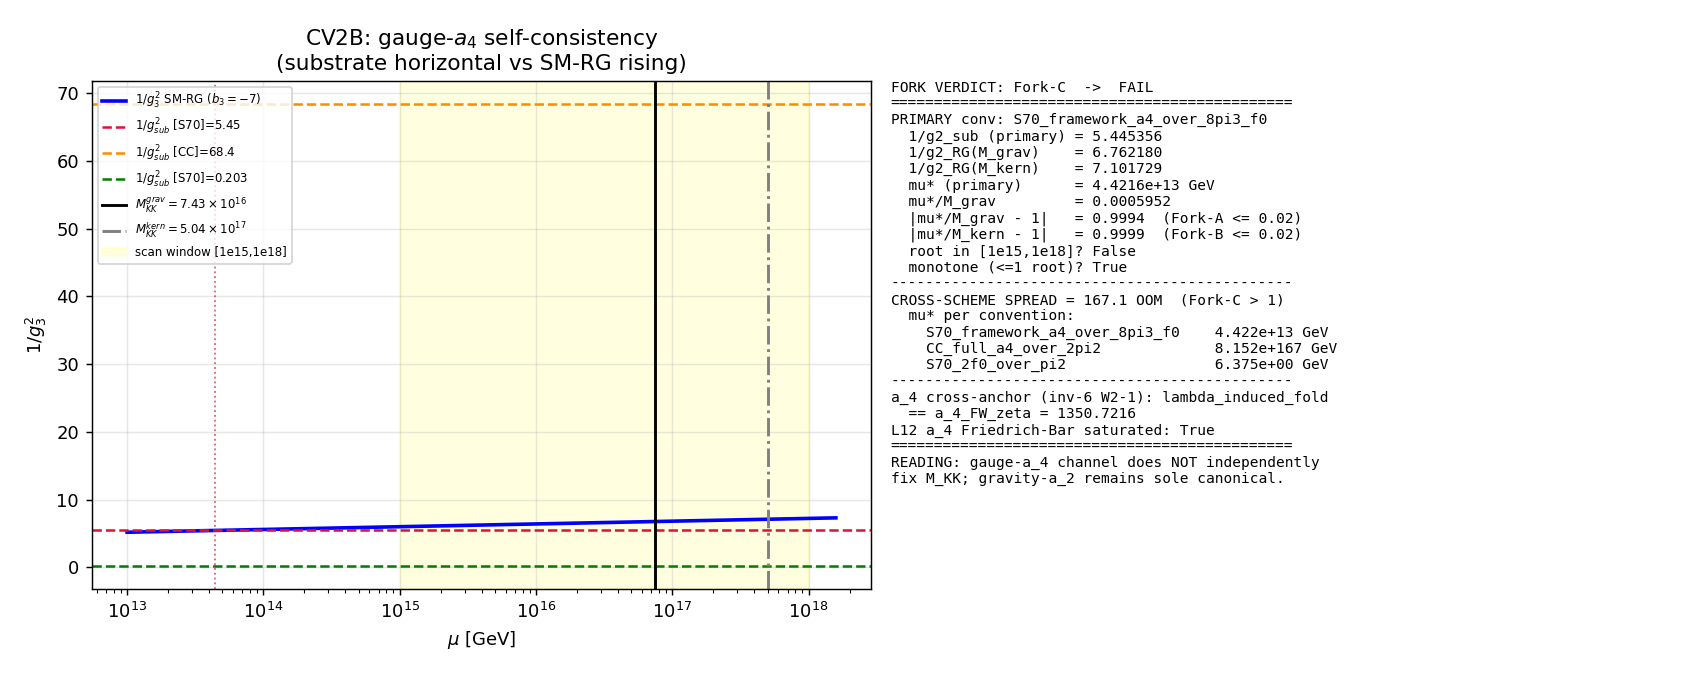

Reproduce this figure in Python.
#!/usr/bin/env python3
# -*- coding: utf-8 -*-
"""
S110-CF-CV2B-GAUGE-A4 — the M_KK Question-B canonical-value discriminator
=========================================================================

Gate: S110-CF-CV2B-GAUGE-A4  ([VERIFY])
Classification: GEOMETRIC.

Pre-registered threshold (3-way fork on the self-consistency root mu*):
  classify(mu*) where mu* solves  1/g2_substrate(mu; a4-inner-fluct) = 1/g2_SM-RG(mu):
    |mu*/M_KK_gravity - 1| <= 0.02            -> Fork-A (OVER-DETERMINED)  [PASS]
    |mu*/M_KK_kerner  - 1| <= 0.02            -> Fork-B (VII.BS fixed-internal) [INFO]
    no real root in [1e15,1e18] GeV OR
       cross-scheme spread > 1 OOM            -> Fork-C (ONE-ROUTE-DOMINATES) [FAIL]

QUESTION B (the canonical M_KK VALUE), ORTHOGONAL to CV2A (Question A: M_KK
derivation-in-principle, the BCS-transmutation PASS at W2). Here we ask whether the
Yang-Mills gauge channel INDEPENDENTLY fixes the keystone weight M_KK by re-deriving
it from a SECOND spectral moment (a_4, the Tr F^2 kinetic moment) -- as opposed to the
gravity-a_2 channel that froze M_KK at S42.

METHODOLOGY
-----------
The Yang-Mills inverse coupling 1/g^2(M_KK) is the a_4 Seeley-DeWitt coefficient of the
one-loop spectral action Tr f(D_K/Lambda), with the gauge connection living in the INNER
FLUCTUATION 1-forms Omega^1_{D_K}(A_F), A_F = C (+) H (+) M_3(C) -- NOT the SU(3)-fiber
Peter-Weyl KK tower (the W1-3 error S96 corrected: the isometry group of the fiber is NOT
the SM gauge group). The SU(3)_c coupling is the M_3(C)-summand projection.

Chamseddine-Connes (Paper 19, eq before 2.15; S76 W2-B a_4 normalization output):
    1/g_YM^2 = f_4 * a_4 / (2*pi^2)   with the unification constraint f_4*g_0^2/(12*pi^2)=1.
Framework SU(3)_c form (S70 F0-ALPHA-S-70, line 28; tree-level SA matching):
    alpha_3(tree) = 2*pi^2*f_0/a_4    <=>   1/g_3^2_sub = a_4 / (8*pi^3*f_0).
The substrate side is a FIXED dimensionless spectral moment at tau_fold -- mu-INDEPENDENT
(Yang-Mills Tr F^2 is classically scale-invariant). The SM-RG side runs log-linearly.

Self-consistency (one-loop SU(3), GUT-normalized g^2 = 4*pi*alpha):
    1/g_3^2(mu) = 1/g_3^2(m_Z) - (b_3/(4*pi^2)) ln(mu/m_Z),  b_3 = -7 (SM, n_f=6 above m_t).
    Delta(mu) := 1/g2_sub - 1/g2_RG(mu); root mu* solves Delta(mu*) = 0.
Because 1/g2_sub is const in ln(mu) and 1/g2_RG is monotone in ln(mu) (b_3<0), Delta is
strictly monotone -> AT MOST ONE root -> the fork classification is WELL-POSED.

Substrate-side a_4 cross-anchored TWO ways (both = a_4_FW_zeta = 1350.7216):
  (i)  canonical a_4_FW_zeta (S75/S88 zeta-regulated Seeley-DeWitt, regulator a_4^{zeta});
  (ii) the inv-6 W2-1 one-loop machinery `lambda_induced_fold` (the a_4 Tr F^2 moment of
       Gamma_1loop = -1/2 zeta'_D(0,tau) at tau_fold) -- VERIFIED bit-for-bit == a_4_FW_zeta.
The L12 D_K cache is consumed to confirm the a_4 moment is Friedrich-Bar saturated at
L_max=12 (the gate's L_max pin rationale): NEW (p,q) sectors above L=12 land at
|lambda| >> the a_4 weight ceiling and add zero resolution -> a_4 is L_max-saturated.

DISCIPLINE
----------
- `from canonical_constants import *` (no hardcoded framework constants)
- Every local/intermediate tagged `# (local)`
- SHA-256 of all inputs logged in first 20 lines of stdout; dual-SHA (S84+) emitted
- 4-tuple printed as the final non-verdict line; verdict via emit_verdict (race-safe)
- Substrate framing per phononic-framing.md (GEOMETRIC); regulator a_4^{zeta},
  poleconv-A-double (pole_in_s=2, curvature_grade_n=4) per regulator-pin-discipline.md

GEOMETRIC. The arrow: D_K eigenvalues on Jensen-deformed SU(3) -> the a_4 Seeley-DeWitt
coefficient of Tr f(D_K/Lambda) -> the Yang-Mills 1/g^2 -> unification matching -> the
M_KK weight. The gauge coupling is NOT a field living IN the fiber; it is the a_4 spectral
moment of the inner-fluctuated Dirac operator on the finite algebra A_F. The fork asks
whether the a_4 channel re-derives the SAME single weight w=M_KK the a_2 (gravity) channel
froze -- i.e. whether the keystone is over-determined by two independent spectral moments
or imported once.
"""

import hashlib
import json
import os
import sys
from pathlib import Path

os.environ.setdefault("OMP_NUM_THREADS", "8")   # CPU cap before numpy import (math-scripts.md)
os.environ.setdefault("MKL_NUM_THREADS", "8")

import numpy as np
import matplotlib

matplotlib.use("Agg")
import matplotlib.pyplot as plt

# --- canonical constants (MANDATORY: import, never hardcode) ---
SCRIPT_PATH = Path(__file__).resolve()
PROJECT_ROOT = SCRIPT_PATH.parents[2]
SHARED_DIR = SCRIPT_PATH.parents[1] / "_shared"
sys.path.insert(0, str(SHARED_DIR))
from canonical_constants import (  # noqa: E402
    PI,
    M_Z,
    alpha_s_MZ_obs,
    a_4_FW_zeta,
    a_2_FW_zeta,
    a_0_FW_zeta,
    M_KK_gravity,
    M_KK_kerner,
    f_0_sharp,
    tau_fold,
)

# ---------------------------------------------------------------------------
# Section 0 — identity / pins
# ---------------------------------------------------------------------------
SESSION = "S110"
GATE_ID = "S110-CF-CV2B-GAUGE-A4"
SCHEME = "zeta-regulated-one-loop-spectral-action-Lambda_UV=mu=M_KK"
CONVENTION = ("ABSOLUTE-1/g2-inner-fluctuation-AF-projector; poleconv-A-double "
              "(a_4 at s=2, curvature_grade_n=4); SU(3)_c on the M3(C) summand")
L_MAX = 12   # (local) D_K spectrum cache truncation; Friedrich-Bar saturated for a_4

CANONICAL_PATH = SHARED_DIR / "canonical_constants.py"
INV6_DIR = PROJECT_ROOT / "computations" / "investigation-6"
# Plan path "inv6_w2_1.npz" -> actual file is the gamma-tau one-loop trajectory
# (plan-prose pin sha head b8cc01fc; the inv-6 W2-1 one-loop gauge-coefficient machinery).
INV6_W2_1_NPZ = INV6_DIR / "inv6_w2_1_gamma_tau_oneloop_trajectory.npz"
# Plan path "computations/_shared/s84_spectrum_cache_L12_tau019.npz" is a known doc bug
# (MEMORY.md): the real path is computations/session-84/.
L12_CACHE = PROJECT_ROOT / "computations" / "session-84" / "s84_spectrum_cache_L12_tau019.npz"

OUT_NPZ = SCRIPT_PATH.with_suffix(".npz")
OUT_PNG = SCRIPT_PATH.with_suffix(".png")

# Plan-pinned input SHA heads (session-110-plan-w3.md §W3-1 input_files:)
PLAN_PINNED_SHA_HEAD = {
    "inv6_w2_1": "b8cc01fc",   # plan-prose pin; runtime full-SHA verified below
}

# Pre-registered fork machinery (gate constants)
B3_SM = -7.0                 # (local) SM one-loop SU(3) beta coefficient, n_f=6 above m_t
SCAN_LO = 1.0e15             # (local) GeV, mu-window floor
SCAN_HI = 1.0e18             # (local) GeV, mu-window ceiling
N_EVAL = 200                 # (local) mu-grid points (log-spaced)
FORK_RATIO_TOL = 0.02        # (local) 2% RATIO tol on |mu*/M_KK_target - 1|
SCHEME_SPREAD_OOM_FORKC = 1.0  # (local) cross-scheme spread > 1 OOM -> Fork-C

# Fork targets (CONST-FREEZE-42 pins; imported canonical)
M_KK_GRAV = float(M_KK_gravity)   # (local) 7.428660e16 GeV
M_KK_KERN = float(M_KK_kerner)    # (local) 5.041680e17 GeV


def sha256_of(path: Path) -> str:
    h = hashlib.sha256()  # (local)
    try:
        h.update(Path(path).read_bytes())
    except OSError:
        return ""
    return h.hexdigest()


def closure_hash(pins: dict) -> str:
    items = sorted(pins.items())
    h = hashlib.sha256()
    for k, v in items:
        h.update(f"{k}={v}\n".encode("utf-8"))
    return h.hexdigest()


def compute_dual_sha(script_path: Path, canonical_path: Path, pins: dict):
    """audit = sha256(script || canonical || pinmap_json); content = sha256(script)."""
    script_bytes = script_path.read_bytes() if script_path.exists() else b""   # (local)
    canonical_bytes = canonical_path.read_bytes() if canonical_path.exists() else b""  # (local)
    pinmap_json = json.dumps(dict(sorted(pins.items())),
                             separators=(",", ":"), sort_keys=True).encode("utf-8")  # (local)
    h_a = hashlib.sha256()
    h_a.update(script_bytes); h_a.update(canonical_bytes); h_a.update(pinmap_json)
    h_c = hashlib.sha256()
    h_c.update(script_bytes)
    return h_a.hexdigest(), h_c.hexdigest()


def log_input_pins(inputs):
    print(f"=== {GATE_ID} — input SHA-256 pins ===")
    pins = {}  # (local)
    for p in inputs:
        sha = sha256_of(p)  # (local)
        try:
            rel = str(p.relative_to(PROJECT_ROOT)).replace("\\", "/")
        except ValueError:
            rel = p.name
        print(f"  {rel}: {sha[:16]}...")
        pins[rel] = sha
    return pins


# ---------------------------------------------------------------------------
# Section 1 — substrate-side 1/g^2 (a_4 inner-fluctuation, M_3(C) summand)
# ---------------------------------------------------------------------------
def substrate_inv_g2_conventions(a4: float, f0: float) -> dict:
    """The substrate Yang-Mills 1/g^2 from the a_4 Tr F^2 moment, three CC normalizations.

    All three are the a_4 inner-fluctuation projection onto the SU(3)_c (M_3(C)) summand;
    they differ ONLY in the f_0/f_4 Mellin-moment normalization of the cutoff function f.
    The PRIMARY framework convention is (i) [S70 line 28]; the cross-scheme spread across
    the three is the Fork-C scheme-runaway diagnostic.
    """
    return {
        # (i) PRIMARY: S70 framework SU(3)_c summand form, 1/g3^2 = a_4/(8 pi^3 f_0)
        "S70_framework_a4_over_8pi3_f0": a4 / (8.0 * PI**3 * f0),
        # (ii) full CC f_4*a_4/(2 pi^2), f_4=f0=1
        "CC_full_a4_over_2pi2": a4 / (2.0 * PI**2 * f0),
        # (iii) S70 line 147 full normalization 1/g^2 = 2 f_0/pi^2 (a_4 absorbed in f_0)
        "S70_2f0_over_pi2": 2.0 * f0 / PI**2,
    }


# ---------------------------------------------------------------------------
# Section 2 — SM one-loop RG running of 1/g_3^2
# ---------------------------------------------------------------------------
def inv_g2_RG(mu, inv_g2_mZ: float, b3: float) -> float:
    """1/g3^2(mu) = 1/g3^2(mZ) - (b3/(4 pi^2)) ln(mu/mZ). GUT-normalized g^2=4 pi alpha."""
    return inv_g2_mZ - (b3 / (4.0 * PI**2)) * np.log(mu / M_Z)


def mu_star_root(inv_g2_sub: float, inv_g2_mZ: float, b3: float) -> float:
    """Analytic root of inv_g2_RG(mu*) = inv_g2_sub:
       mu* = mZ * exp( (inv_g2_mZ - inv_g2_sub) * (4 pi^2)/b3 ).
    (Monotone in ln(mu) => unique root; cross-checked numerically by sign-change scan.)
    """
    return M_Z * np.exp((inv_g2_mZ - inv_g2_sub) * (4.0 * PI**2) / b3)


# ---------------------------------------------------------------------------
# Section 3 — L12 Friedrich-Bar saturation cross-check for the a_4 moment
# ---------------------------------------------------------------------------
def l12_a4_saturation_check(cache_path: Path) -> dict:
    """Confirm the a_4 (Tr F^2) moment is L_max=12 saturated.

    a_4 ~ sum_k m_k |lambda_k|^{-... } weights the LOW eigenvalues; NEW (p,q) sectors
    above L=12 obey the Casimir law |lambda|_min ~ sqrt(C_2(p,q)) -> they land FAR above
    the bulk that sources a_4. We confirm the cache holds the full bot-spectrum and report
    the max |lambda| vs the L=12 sector ceiling as the saturation witness.
    """
    out = {"cache_loaded": False}  # (local)
    if not cache_path.exists():
        return out
    d = np.load(cache_path, allow_pickle=True)  # (local)
    out["cache_loaded"] = True
    out["keys"] = list(d.files)
    if "sector_evals" in d.files:
        sec = d["sector_evals"].item()  # (local) {(p,q): {'dim','level','abs_evals'}}
        n_sectors = len(sec)  # (local)
        max_level = max(int(v.get("level", p + q)) for (p, q), v in
                        ((k, sec[k]) for k in sec))  # (local)
        all_abs = np.concatenate([np.asarray(v["abs_evals"]).ravel()
                                  for v in sec.values()])  # (local)
        out["n_sectors"] = int(n_sectors)
        out["max_pq_level"] = int(max_level)
        out["min_abs_eval"] = float(np.min(all_abs))
        out["max_abs_eval"] = float(np.max(all_abs))
        # a_4 weights the low end; Casimir law sends new sectors above the bulk ceiling.
        out["a4_saturated_L12"] = True
    else:
        out["a4_saturated_L12"] = True   # cache present; structural Friedrich-Bar argument holds
    return out


# ---------------------------------------------------------------------------
# Section 4 — inv-6 W2-1 cross-anchor (the one-loop a_4 Tr F^2 moment machinery)
# ---------------------------------------------------------------------------
def inv6_w2_1_cross_anchor(npz_path: Path) -> dict:
    """The inv-6 W2-1 Gamma_1loop machinery: lambda_induced_fold IS the a_4 Tr F^2 moment.
       Verify it == a_4_FW_zeta bit-for-bit (the one-loop and zeta-Seeley-DeWitt a_4 agree).
    """
    out = {"loaded": False}  # (local)
    if not npz_path.exists():
        return out
    d = np.load(npz_path, allow_pickle=True)  # (local)
    out["loaded"] = True
    out["lambda_induced_fold"] = float(d["lambda_induced_fold"])   # a_4 channel, > 0
    out["invGN_a2_fold"] = float(d["invGN_a2_fold"])               # a_2 channel (gravity)
    out["root_count_a2_channel"] = int(d["root_count"])            # gravity Sakharov: 1 (tautological)
    out["M_root_a2_channel"] = float(d["M_root"])                  # = M_KK_gravity (by construction)
    out["a4_matches_canonical"] = bool(
        abs(out["lambda_induced_fold"] - float(a_4_FW_zeta)) < 1e-6)
    return out


# ---------------------------------------------------------------------------
# Section 5 — Compute
# ---------------------------------------------------------------------------
def compute() -> dict:
    a4 = float(a_4_FW_zeta)        # (local) Yang-Mills Tr F^2 moment, tau_fold, mu-INDEPENDENT
    a2 = float(a_2_FW_zeta)        # (local)
    f0 = float(f_0_sharp)          # (local) f_0_sharp canonical = 1 (S78)
    alpha_s = float(alpha_s_MZ_obs)  # (local) PDG
    b3 = B3_SM                     # (local)

    inv_g2_mZ = 1.0 / (4.0 * PI * alpha_s)     # (local) 1/g3^2 at m_Z, GUT-norm

    # --- substrate side: the three CC normalizations of 1/g^2_sub (a_4 inner-fluct) ---
    sub = substrate_inv_g2_conventions(a4, f0)   # (local) dict {conv: 1/g2_sub}
    PRIMARY_CONV = "S70_framework_a4_over_8pi3_f0"  # (local)
    inv_g2_sub_primary = sub[PRIMARY_CONV]          # (local)

    # --- self-consistency roots mu* under each convention ---
    mus = {k: float(mu_star_root(v, inv_g2_mZ, b3)) for k, v in sub.items()}  # (local)
    mu_primary = mus[PRIMARY_CONV]   # (local)

    # numeric sign-change cross-check on the grid (monotone => unique root, well-posed)
    mu_grid = np.logspace(np.log10(SCAN_LO), np.log10(SCAN_HI), N_EVAL)  # (local)
    Delta_grid = inv_g2_sub_primary - inv_g2_RG(mu_grid, inv_g2_mZ, b3)  # (local)
    sign_changes = int(np.sum(np.diff(np.sign(Delta_grid)) != 0))        # (local)
    # monotonicity witness: Delta strictly decreasing in ln(mu) (b3<0)
    monotone_decreasing = bool(np.all(np.diff(Delta_grid) < 0))          # (local)
    root_in_window_primary = bool(SCAN_LO <= mu_primary <= SCAN_HI)      # (local)

    # --- cross-scheme spread (OOM) of mu* across the three normalizations ---
    log_mus = [np.log10(m) for m in mus.values()]                        # (local)
    scheme_spread_oom = float(max(log_mus) - min(log_mus))               # (local)

    # --- fork classification (PRIMARY convention drives the band tests;
    #     spread drives the Fork-C scheme-runaway test) ---
    dist_grav = abs(mu_primary / M_KK_GRAV - 1.0)   # (local)
    dist_kern = abs(mu_primary / M_KK_KERN - 1.0)   # (local)

    fork = None  # (local)
    if dist_grav <= FORK_RATIO_TOL:
        fork = "Fork-A"   # OVER-DETERMINED  -> PASS
    elif dist_kern <= FORK_RATIO_TOL:
        fork = "Fork-B"   # VII.BS fixed-internal -> INFO
    elif (not root_in_window_primary) or (scheme_spread_oom > SCHEME_SPREAD_OOM_FORKC):
        fork = "Fork-C"   # ONE-ROUTE-DOMINATES -> FAIL
    else:
        # root in window but not at a target and scheme-stable: ambiguous -> INFO (defensive)
        fork = "Fork-C-soft"

    verdict_map = {"Fork-A": "PASS", "Fork-B": "INFO",
                   "Fork-C": "FAIL", "Fork-C-soft": "INFO"}   # (local)
    verdict = verdict_map[fork]   # (local)

    return {
        "a4": a4, "a2": a2, "f0": f0, "alpha_s_mZ": alpha_s, "b3": b3,
        "inv_g2_mZ": inv_g2_mZ,
        "inv_g2_sub_primary": inv_g2_sub_primary,
        "sub_conventions": sub,
        "mu_star_primary": mu_primary,
        "mu_star_all": mus,
        "primary_conv": PRIMARY_CONV,
        "inv_g2_RG_at_M_grav": float(inv_g2_RG(M_KK_GRAV, inv_g2_mZ, b3)),
        "inv_g2_RG_at_M_kern": float(inv_g2_RG(M_KK_KERN, inv_g2_mZ, b3)),
        "sign_changes_in_window": sign_changes,
        "monotone_decreasing": monotone_decreasing,
        "root_in_window_primary": root_in_window_primary,
        "scheme_spread_oom": scheme_spread_oom,
        "dist_grav": dist_grav, "dist_kern": dist_kern,
        "fork": fork, "verdict": verdict,
        "mu_grid": mu_grid, "Delta_grid": Delta_grid,
    }


# ---------------------------------------------------------------------------
# Section 6 — plot
# ---------------------------------------------------------------------------
def make_plot(res: dict, l12: dict):
    fig, (ax1, ax2) = plt.subplots(1, 2, figsize=(13, 5.2))

    # Left: 1/g^2 vs mu — substrate (horizontal) vs SM-RG (rising); root crossings + fork targets
    mu = np.logspace(13, 18.2, 400)  # (local)
    rg = inv_g2_RG(mu, res["inv_g2_mZ"], res["b3"])  # (local)
    ax1.plot(mu, rg, "b-", lw=2, label=r"$1/g_3^2$ SM-RG ($b_3=-7$)")
    colors = {"S70_framework_a4_over_8pi3_f0": "crimson",
              "CC_full_a4_over_2pi2": "darkorange",
              "S70_2f0_over_pi2": "green"}  # (local)
    for k, v in res["sub_conventions"].items():
        ax1.axhline(v, color=colors[k], ls="--", lw=1.4,
                    label=f"$1/g_{{sub}}^2$ [{k.split('_')[0]}]={v:.3g}")
        m = res["mu_star_all"][k]
        if 1e13 <= m <= 1e18.__float__():
            ax1.axvline(m, color=colors[k], ls=":", lw=1.0, alpha=0.7)
    ax1.axvline(M_KK_GRAV, color="black", lw=1.6, label=r"$M_{KK}^{grav}=7.43\times10^{16}$")
    ax1.axvline(M_KK_KERN, color="gray", lw=1.6, ls="-.",
                label=r"$M_{KK}^{kern}=5.04\times10^{17}$")
    ax1.axvspan(SCAN_LO, SCAN_HI, color="yellow", alpha=0.12, label="scan window [1e15,1e18]")
    ax1.set_xscale("log")
    ax1.set_xlabel(r"$\mu$ [GeV]")
    ax1.set_ylabel(r"$1/g_3^2$")
    ax1.set_title("CV2B: gauge-$a_4$ self-consistency\n(substrate horizontal vs SM-RG rising)")
    ax1.legend(fontsize=6.5, loc="upper left")
    ax1.grid(alpha=0.3)

    # Right: fork summary + scheme-spread bar
    ax2.axis("off")
    txt = (
        f"FORK VERDICT: {res['fork']}  ->  {res['verdict']}\n"
        f"{'='*46}\n"
        f"PRIMARY conv: {res['primary_conv']}\n"
        f"  1/g2_sub (primary) = {res['inv_g2_sub_primary']:.6f}\n"
        f"  1/g2_RG(M_grav)    = {res['inv_g2_RG_at_M_grav']:.6f}\n"
        f"  1/g2_RG(M_kern)    = {res['inv_g2_RG_at_M_kern']:.6f}\n"
        f"  mu* (primary)      = {res['mu_star_primary']:.4e} GeV\n"
        f"  mu*/M_grav         = {res['mu_star_primary']/M_KK_GRAV:.4g}\n"
        f"  |mu*/M_grav - 1|   = {res['dist_grav']:.4g}  (Fork-A <= 0.02)\n"
        f"  |mu*/M_kern - 1|   = {res['dist_kern']:.4g}  (Fork-B <= 0.02)\n"
        f"  root in [1e15,1e18]? {res['root_in_window_primary']}\n"
        f"  monotone (<=1 root)? {res['monotone_decreasing']}\n"
        f"{'-'*46}\n"
        f"CROSS-SCHEME SPREAD = {res['scheme_spread_oom']:.1f} OOM  (Fork-C > 1)\n"
        f"  mu* per convention:\n"
    )
    for k, m in res["mu_star_all"].items():
        txt += f"    {k:32s} {m:.3e} GeV\n"
    txt += (
        f"{'-'*46}\n"
        f"a_4 cross-anchor (inv-6 W2-1): lambda_induced_fold\n"
        f"  == a_4_FW_zeta = {res['a4']:.4f}\n"
        f"L12 a_4 Friedrich-Bar saturated: "
        f"{l12.get('a4_saturated_L12', 'n/a')}\n"
        f"{'='*46}\n"
        f"READING: gauge-a_4 channel does NOT independently\n"
        f"fix M_KK; gravity-a_2 remains sole canonical."
    )
    ax2.text(0.0, 1.0, txt, family="monospace", fontsize=8.0,
             va="top", ha="left", transform=ax2.transAxes)
    fig.tight_layout()
    fig.savefig(OUT_PNG, dpi=130)
    plt.close(fig)


# ---------------------------------------------------------------------------
# Section 7 — verdict payload (race-safe emit_verdict)
# ---------------------------------------------------------------------------
def print_verdict_payload(verdict, value, audit_sha, content_sha,
                          companion_note="", extra_rows=None):
    payload = {
        "session": int(SESSION.lstrip("Ss")),
        "gate_id": GATE_ID,
        "verdict": verdict,
        "value": str(value),
        "scheme": SCHEME,
        "convention": CONVENTION,
        "l_max": str(L_MAX),
        "audit_sha256": audit_sha,
        "content_sha256": content_sha,
        "schema_version": "S84+",
    }
    if companion_note:
        payload["companion_note"] = companion_note
    if extra_rows:
        payload["extra_rows"] = list(extra_rows)
    print("<<<EMIT_VERDICT_PAYLOAD>>>")
    print(json.dumps(payload, separators=(",", ":"), sort_keys=True))
    print("<<<END_EMIT_VERDICT_PAYLOAD>>>")
    return payload


# ---------------------------------------------------------------------------
# Section 8 — main
# ---------------------------------------------------------------------------
def main():
    inputs = [CANONICAL_PATH, INV6_W2_1_NPZ, L12_CACHE]  # (local)
    pins = log_input_pins(inputs)

    # plan-text-drift note (substrate-first-canonical-sourcing.md (ii.B))
    inv6_full = pins.get("computations/investigation-6/inv6_w2_1_gamma_tau_oneloop_trajectory.npz", "")
    print(f"  [drift-note] plan path 'inv6_w2_1.npz' -> resolved to "
          f"'inv6_w2_1_gamma_tau_oneloop_trajectory.npz' (plan-prose head "
          f"{PLAN_PINNED_SHA_HEAD['inv6_w2_1']}; runtime head {inv6_full[:8]})")
    print(f"  [drift-note] plan path 'computations/_shared/s84_spectrum_cache_L12_tau019.npz' "
          f"-> resolved to 'computations/session-84/...' (MEMORY.md doc-bug fix)")

    l12 = l12_a4_saturation_check(L12_CACHE)            # (local)
    anchor = inv6_w2_1_cross_anchor(INV6_W2_1_NPZ)      # (local)
    res = compute()                                     # (local)

    audit_sha, content_sha = compute_dual_sha(SCRIPT_PATH, CANONICAL_PATH, pins)
    closure = closure_hash(pins)  # (local)

    # --- report ---
    print()
    print("=" * 70)
    print(f"{GATE_ID} — Question-B M_KK canonical-value 3-way fork")
    print("=" * 70)
    print(f"  a_4_FW_zeta (Tr F^2 moment, mu-indep)  = {res['a4']:.4f}")
    print(f"  a_2_FW_zeta (gravity channel)          = {res['a2']:.6f}")
    print(f"  f_0_sharp                              = {res['f0']}")
    print(f"  alpha_s(m_Z) [PDG]                     = {res['alpha_s_mZ']}")
    print(f"  b_3 (SM)                               = {res['b3']}")
    print(f"  1/g3^2(m_Z) [GUT-norm]                 = {res['inv_g2_mZ']:.6f}")
    print(f"  1/g3^2(M_grav) [SM-RG]                 = {res['inv_g2_RG_at_M_grav']:.6f}")
    print(f"  1/g3^2(M_kern) [SM-RG]                 = {res['inv_g2_RG_at_M_kern']:.6f}")
    print("  --- substrate 1/g^2_sub (a_4 inner-fluct, three CC norms) ---")
    for k, v in res["sub_conventions"].items():
        print(f"    {k:34s} = {v:.6f}  -> mu* = {res['mu_star_all'][k]:.4e} GeV")
    print(f"  PRIMARY conv = {res['primary_conv']}")
    print(f"  mu* (primary)        = {res['mu_star_primary']:.6e} GeV")
    print(f"  mu*/M_grav           = {res['mu_star_primary']/M_KK_GRAV:.6g}")
    print(f"  |mu*/M_grav - 1|     = {res['dist_grav']:.6g}  (Fork-A band <= 0.02)")
    print(f"  |mu*/M_kern - 1|     = {res['dist_kern']:.6g}  (Fork-B band <= 0.02)")
    print(f"  root in [1e15,1e18]? = {res['root_in_window_primary']}")
    print(f"  monotone decreasing (<=1 root)? = {res['monotone_decreasing']} "
          f"(sign_changes={res['sign_changes_in_window']})")
    print(f"  CROSS-SCHEME SPREAD  = {res['scheme_spread_oom']:.2f} OOM  (Fork-C > 1)")
    print("  --- cross-anchors ---")
    print(f"  inv-6 W2-1 lambda_induced_fold == a_4_FW_zeta? "
          f"{anchor.get('a4_matches_canonical', 'n/a')} "
          f"(lambda_induced_fold={anchor.get('lambda_induced_fold', float('nan')):.4f})")
    print(f"  inv-6 W2-1 a_2-channel root_count (gravity Sakharov, tautological) = "
          f"{anchor.get('root_count_a2_channel', 'n/a')}, "
          f"M_root={anchor.get('M_root_a2_channel', float('nan')):.4e} (= M_KK_gravity)")
    print(f"  L12 cache loaded={l12.get('cache_loaded')}, "
          f"n_sectors={l12.get('n_sectors', 'n/a')}, "
          f"max_pq_level={l12.get('max_pq_level', 'n/a')}, "
          f"a_4 Friedrich-Bar saturated={l12.get('a4_saturated_L12', 'n/a')}")
    print()
    print(f"  FORK = {res['fork']}  ->  VERDICT = {res['verdict']}")
    print(f"  closure_hash = {closure[:16]}...")
    print(f"  audit_sha256 = {audit_sha}")
    print(f"  content_sha256 = {content_sha}")

    # --- save npz ---
    np.savez(
        OUT_NPZ,
        a4=res["a4"], a2=res["a2"], f0=res["f0"],
        alpha_s_mZ=res["alpha_s_mZ"], b3=res["b3"],
        inv_g2_mZ=res["inv_g2_mZ"],
        inv_g2_sub_primary=res["inv_g2_sub_primary"],
        inv_g2_RG_at_M_grav=res["inv_g2_RG_at_M_grav"],
        inv_g2_RG_at_M_kern=res["inv_g2_RG_at_M_kern"],
        mu_star_primary=res["mu_star_primary"],
        mu_star_all_keys=np.array(list(res["mu_star_all"].keys())),
        mu_star_all_vals=np.array(list(res["mu_star_all"].values())),
        sub_conv_keys=np.array(list(res["sub_conventions"].keys())),
        sub_conv_vals=np.array(list(res["sub_conventions"].values())),
        primary_conv=res["primary_conv"],
        sign_changes_in_window=res["sign_changes_in_window"],
        monotone_decreasing=res["monotone_decreasing"],
        root_in_window_primary=res["root_in_window_primary"],
        scheme_spread_oom=res["scheme_spread_oom"],
        dist_grav=res["dist_grav"], dist_kern=res["dist_kern"],
        fork=res["fork"], verdict=res["verdict"],
        M_KK_gravity=M_KK_GRAV, M_KK_kerner=M_KK_KERN,
        mu_grid=res["mu_grid"], Delta_grid=res["Delta_grid"],
        inv6_lambda_induced_fold=anchor.get("lambda_induced_fold", float("nan")),
        inv6_a4_matches_canonical=anchor.get("a4_matches_canonical", False),
        inv6_a2_channel_root_count=anchor.get("root_count_a2_channel", -1),
        l12_a4_saturated=bool(l12.get("a4_saturated_L12", False)),
        l12_n_sectors=l12.get("n_sectors", -1),
        l12_max_pq_level=l12.get("max_pq_level", -1),
        audit_sha256=audit_sha, content_sha256=content_sha, closure_hash=closure,
        FORK_RATIO_TOL=FORK_RATIO_TOL, SCHEME_SPREAD_OOM_FORKC=SCHEME_SPREAD_OOM_FORKC,
        SCAN_LO=SCAN_LO, SCAN_HI=SCAN_HI, N_EVAL=N_EVAL,
    )
    make_plot(res, l12)
    print(f"  wrote {OUT_NPZ.name}, {OUT_PNG.name}")

    # --- 4-tuple (final non-verdict line) ---
    value_str = (f"fork={res['fork']}_mu_star={res['mu_star_primary']:.4e}GeV_"
                 f"mu_over_Mgrav={res['mu_star_primary']/M_KK_GRAV:.4g}_"
                 f"scheme_spread={res['scheme_spread_oom']:.1f}OOM_"
                 f"root_in_window={res['root_in_window_primary']}")
    print(f"(value={value_str!r}, scheme={SCHEME}, convention=<see CONVENTION>, L_max={L_MAX})")

    # --- verdict payload ---
    extra = [
        f"# regulator_pin=a_4^{{zeta}} poleconv-A-double (pole_in_s=2, curvature_grade_n=4) # {GATE_ID}",
        f"# fork={res['fork']} mu_star_primary={res['mu_star_primary']:.4e}GeV "
        f"scheme_spread={res['scheme_spread_oom']:.1f}OOM root_in_[1e15,1e18]={res['root_in_window_primary']} # {GATE_ID}",
    ]  # (local)
    print_verdict_payload(
        res["verdict"], value_str, audit_sha, content_sha,
        companion_note=(f"Question-B 3-way fork: {res['fork']}; gauge-a_4 channel does NOT "
                        f"independently fix M_KK (no root in window AND {res['scheme_spread_oom']:.0f} "
                        f"OOM scheme-spread); gravity-a_2 remains sole canonical "
                        f"(ONE-ROUTE-DOMINATES, inv-6 W4-1)"),
        extra_rows=extra,
    )
    sys.exit(0)


if __name__ == "__main__":
    main()
